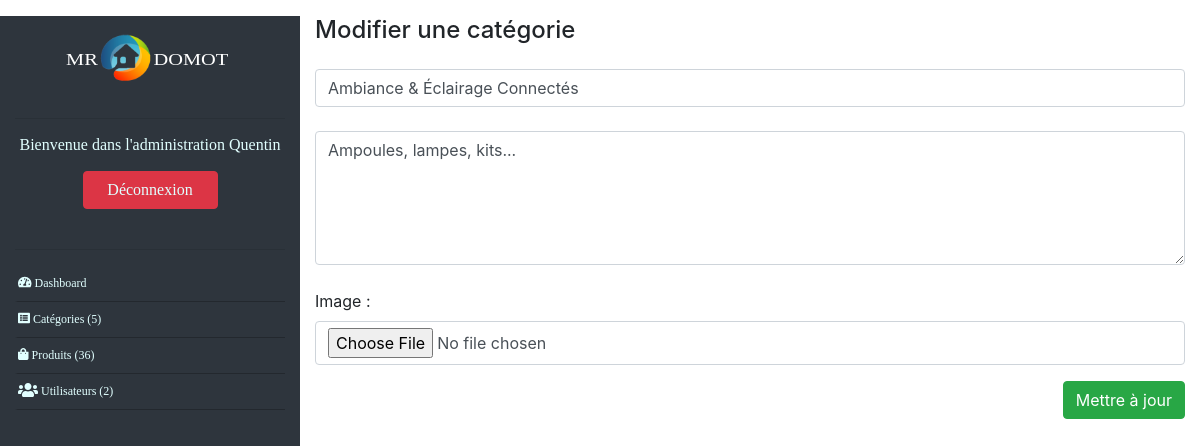
The app's page /admin/categoryform.php?category_id=1&action=edit (signed in) with its own data.
### tables this page shows
CREATE TABLE `category` (
  `id` int(11) NOT NULL,
  `name` varchar(255) NOT NULL,
  `description` text NOT NULL,
  `image` varchar(255) NOT NULL
);

### admin/categoryform.php (the view, shortened to what this page needs)
<?php require_once '../tools/_db.php';
if(isset($_GET['category_id']) && isset($_GET['action']) && $_GET['action'] == 'edit'){
    $query = $db->prepare('SELECT * FROM category WHERE id = ?');
    $query->execute(array($_GET['category_id']));
    $category = $query->fetch();
}
?>
<!doctype html>
<html lang="fr">
<head>
    <?php require 'partials/head_assets.php'; ?>
</head>
<body class="index-body">
<div class="container-fluid">
    <div class="row my-3 index-content">
        <?php require 'partials/nav.php'; ?>
        <section class="col-9">
            <header class="pb-3">
                <h4><?php if(isset($category)): ?>Modifier<?php else: ?>Ajouter<?php endif; ?> une catégorie</h4>
            </header>
            <form method="post" action="categoryform.php" enctype="multipart/form-data">
                <input class="form-control" type="text" name="name" placeholder="Nom de la catégorie" <?php if(isset($category)): ?>value="<?php echo $category['name']?>"<?php endif; ?> /> <br />
                <textarea class="form-control" name="description" rows="5" cols="10"><?php if(isset($category)): ?><?php echo $category['description']?><?php endif; ?></textarea><br />
                <div class="form-group">
                    <label for="summary">Image :</label>
                    <input class="form-control" type="file" name="image" id="image" />
                </div>
                <div class="text-right">
                    <?php if(isset($category)): ?>
                        <input class="btn btn-success" type="submit" name="update" value="Mettre à jour" />
                    <?php else: ?>
                        <input class="btn btn-success" type="submit" name="save" value="Enregistrer" />
                    <?php endif; ?>
                </div>
            </form>
        </section>
</body>
</html>

### css/admin.css (style rules this page uses)
body { margin: 0px; padding: 0px; }

### records on screen
category: name "Ambiance & Éclairage Connectés", description "Ampoules, lampes, kits..."

### other values on screen
$_SESSION['user'] "Quentin"
$nbCategories "5"
$nbArticles "36"
$nbUsers "2"
